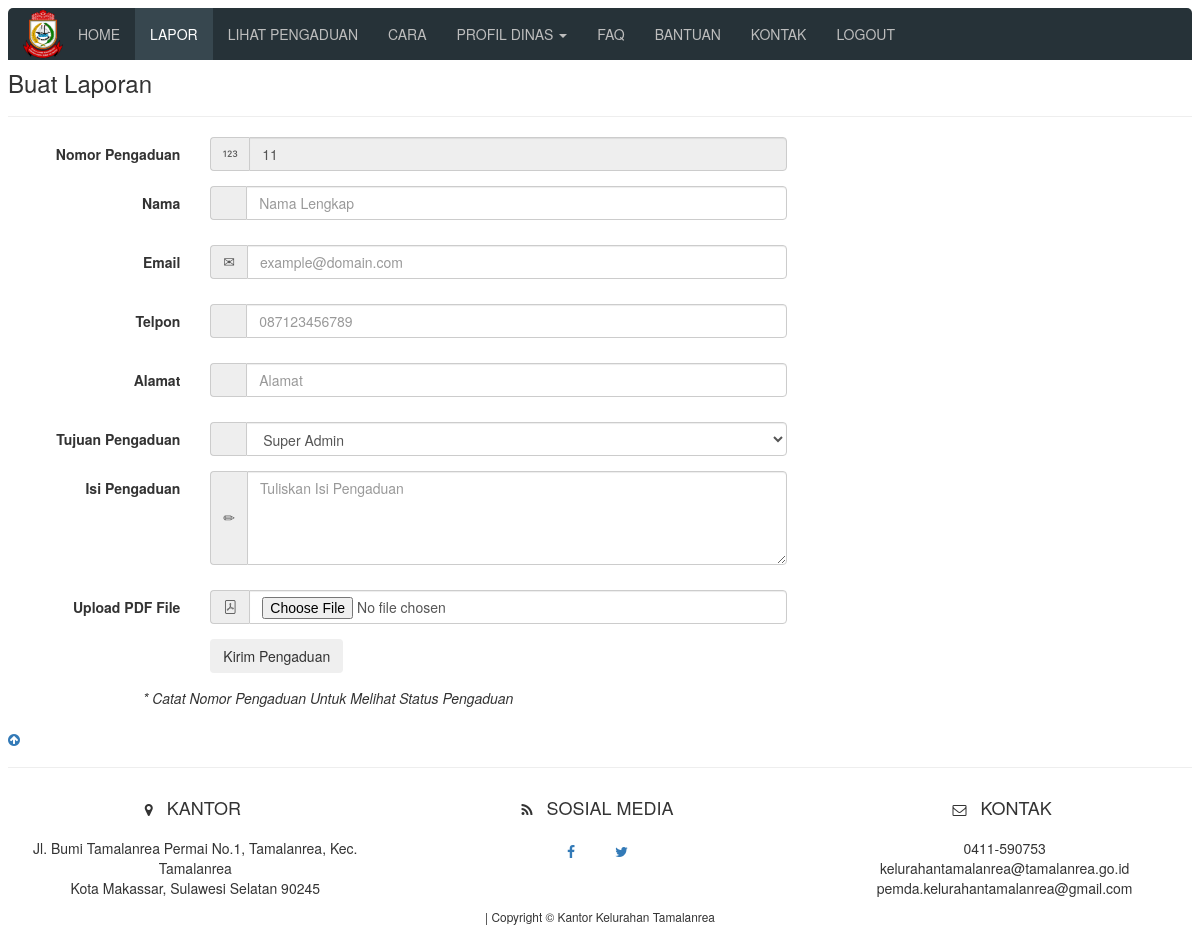
/user/public/lapor.php, run on an earlier commit of the app's database.
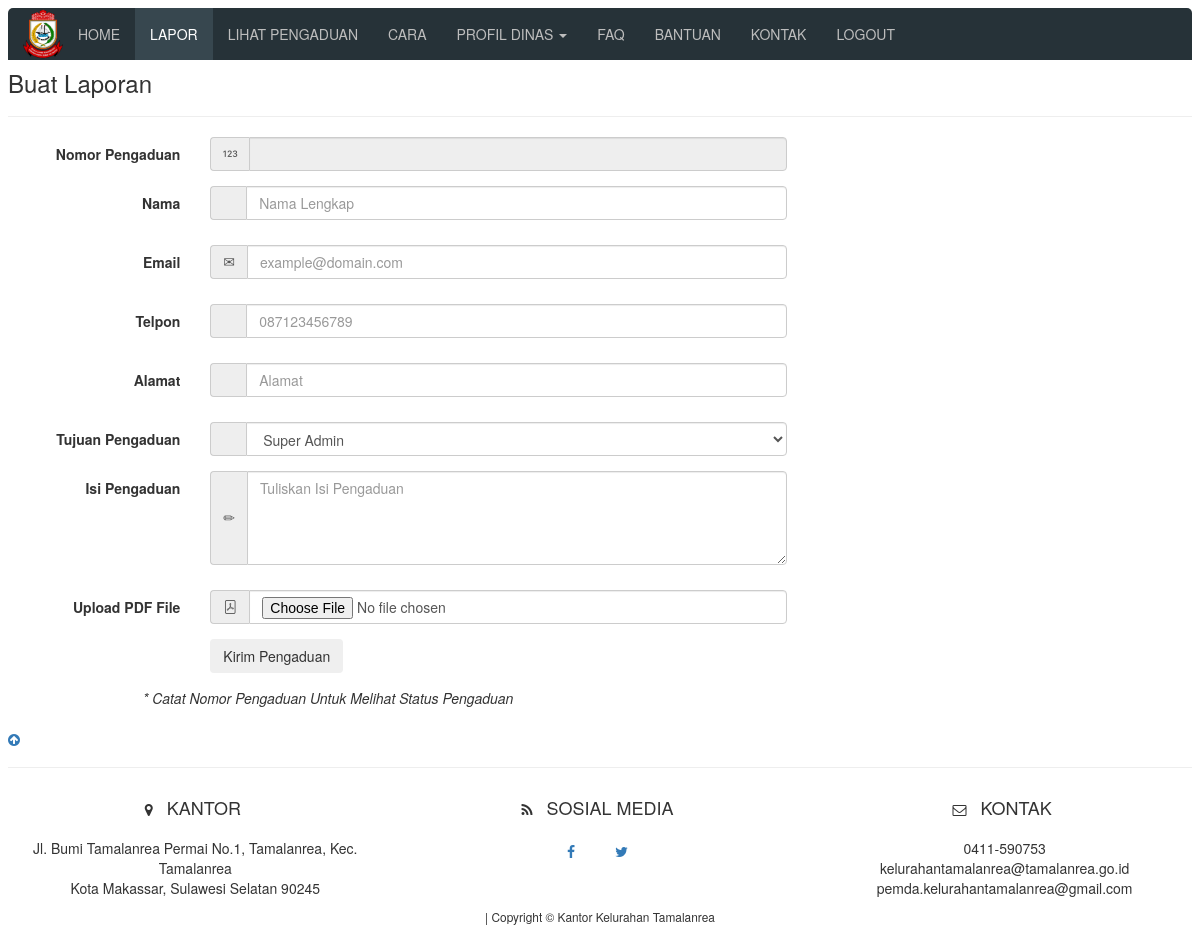
And on a later commit of the database.
### tables this page shows
CREATE TABLE `laporan` (
  `id` int(11) NOT NULL,
  `nama` varchar(64) NOT NULL,
  `email` varchar(64) NOT NULL,
  `telpon` varchar(12) NOT NULL,
  `alamat` varchar(256) NOT NULL,
  `tujuan` int(11) NOT NULL,
  `isi` varchar(2048) NOT NULL,
  `tanggal` timestamp NOT NULL DEFAULT current_timestamp() ON UPDATE current_timestamp(),
  `status` varchar(12) NOT NULL,
  `komentar` text NOT NULL,
  `pdf_path` varchar(255) NOT NULL
);

### user/public/lapor.php (the view, shortened to what the changed rows need)
<?php
require_once("../private/database.php");
$statement = $db->query("SELECT id FROM `laporan` ORDER BY id DESC LIMIT 1");
foreach ($statement as $key) {
    $max_id = $key['id'] + 1;
}
?>
<head>
    <link rel="stylesheet" href="css/bootstrap.css">
    <link rel="stylesheet" href="css/font-awesome.min.css">
    <link rel="stylesheet" href="https://cdn.jsdelivr.net/npm/bootstrap-icons@1.11.1/font/bootstrap-icons.css">
</head>
<body>
    <div class="shadow">
        <div class="main-content">
            <div class="row">
                <div class="col-md-8 card-shadow-2 form-custom">
                    <form class="form-horizontal" role="form" method="post" enctype="multipart/form-data">
                        <div class="form-group">
                            <div class="col-sm-9">
                                <div class="input-group">
                                    <div class="input-group-addon">
                                    <i class="bi bi-123"></i>
                                    </div>
                                    <input type="text" class="form-control" id="nomor" name="id" value="<?php echo $max_id; ?>" readonly>
                                </div>
                            </div>
                        </div>
                    </form>
                </div>
            </div>
        </div>
    </div>
</body>
</html>

What changed in the data, as far as the page shows it:
removed laporan: id "11"
